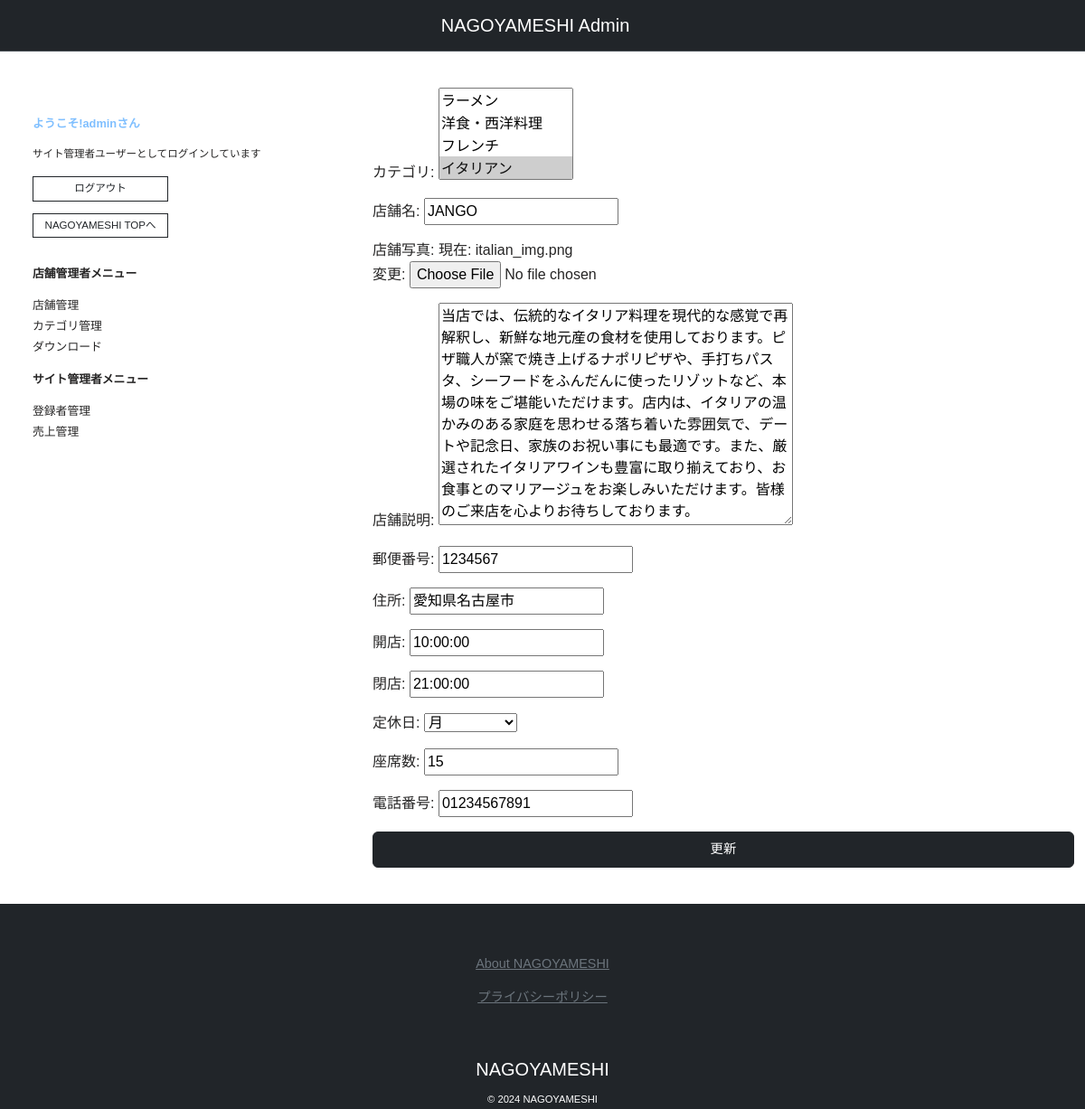
The page /update_restaurant/1 (signed in) on the database its author committed.
### nagoyameshi/models.py (models this page shows, shortened)
class CustomUser(AbstractBaseUser, PermissionsMixin):
    email = models.EmailField(
        _("email address"),
        unique = True
    )
    nickname = models.CharField(
        _("nickname"),
        max_length = 150,
        unique = True,
        help_text = "150文字以内で文字や数字を使うことができます（記号は「@/./+/-/_」のみ使用可能）。" ,
    )
    is_staff = models.BooleanField(
        _("staff status"),
        default = False,
        help_text = _("Designates whether the user can log into this admin site."),
    )
    is_admin = models.BooleanField(
        _("admin status"),
        default = False,
        help_text = _("Designates whether the user can manage restaurant"),
    )
    is_active = models.BooleanField(
        _('active'),
        default = True,
        help_text = _(
            "Designates whether this user should be treated as active. "
            "Unselect this instead of deleting accounts."
        ),
    )
    phone_number = models.CharField(
        _("phone number"),
        max_length = 20,
        blank = True,
    )
    date_joined = models.DateTimeField(
        _("date joined"),
        default = timezone.now
    )
    update_at = models.DateTimeField(
        _("last update"),
        auto_now = True,
    )
    objects = MyUserManager()
    EMAIL_FIELD = "email"
    USERNAME_FIELD = 'email'
    REQUIRED_FIELDS = []
    def get_nickname(self):
        return self.nickname

class Restaurant(models.Model):
    restaurant_category = models.ManyToManyField(
        Category,
        related_name = 'restaurant_categories',
        blank = True,
    )
    restaurant_admin = models.ForeignKey(
        CustomUser,
        on_delete = models.CASCADE,
    )
    restaurant_name = models.CharField(
        _("restaurant name"),
        max_length = 150,
    )
    restaurant_image = models.ImageField(
        _("restaurant image"),
        blank = True,
        default = 'noImage.png',
    )
    description = models.TextField(
        _("description"),
        blank = True,
        null = True,
    )
    postal_code = models.CharField(
        _("postal code"),
        max_length = 30,
    )
    address = models.CharField(
        _("address"),
        max_length = 200,
    )
    opening = models.TimeField(
        _("opening"),
        default = dt.time(00, 00),
    )
    closing = models.TimeField(
        _("closing"),
        default = dt.time(00, 00),
    )
    regular_holiday = models.CharField(
        _("regular holiday"),
        max_length = 20,
        choices = DAY_OF_THE_WEEK,
    )
    seat_number = models.PositiveSmallIntegerField(
        _("seat number"),
        default = 1,
    )
    phone_number = models.CharField(
        _("phone number"),
        max_length = 20,
    )
    create_at = models.DateTimeField(
        _("create at"),
        default = timezone.now
    )
    update_at = models.DateTimeField(
        _("last update"),
        auto_now = True,
    )
    class Meta:
        verbose_name = _("restaurant")
        verbose_name_plural = _("restaurants")

### nagoyameshi/views.py (the view)
# urls.py: path('update_restaurant/<int:restaurant_id>', views.update_restaurant, name='update_restaurant'),
@login_required
def update_restaurant(request, restaurant_id):
    user = CustomUser.objects.get(id=request.user.id)
    if user.is_superuser or user.is_admin:
        restaurant = Restaurant.objects.get(id=restaurant_id)
        form = forms.UpdateRestaurantForm(instance=restaurant)
        if request.method == 'POST':
            form = forms.UpdateRestaurantForm(request.POST, instance=restaurant)
            if form.is_valid():
                form.save()
                return render(request, 'admin_success.html', context={
                        'message': '店舗が更新されました!',
                        'url': reverse('list_managed_restaurant'),
                        'text': '管理店舗一覧',
                    })
            else:
                print(form.errors)
        else:
            return render(request, 'update_restaurant.html', context={
                'form': form,
            })
    else:
        return render(request, 'access_denied.html', context={
                'message': 'このページは管理者専用です。',
                'url': reverse('admin_top'),
                'text': '管理者トップ',
            })

### nagoyameshi/models.py (called while the page is built)
    def __str__(self):
        return self.category_name

### templates/update_restaurant.html (shortened to what this page needs)
{% extends 'base_admin.html' %}
{% load widget_tweaks %}
{% block content %}
<form enctype="multipart/form-data" method="POST">
    {{ form.as_p }}
    <button class="btn btn-dark w-100 py-2" type="submit">更新</button>
</form>
{% endblock content %}

### templates/base_admin.html (shortened to what this page needs)
{% load static %}
<!DOCTYPE html>
<html lang="ja">
    <head>
        <link href="https://cdnjs.cloudflare.com/ajax/libs/font-awesome/5.15.1/css/all.min.css" rel="stylesheet" />
        <link href="https://cdn.jsdelivr.net/npm/bootstrap@5.3.0/dist/css/bootstrap.min.css" rel="stylesheet">
        <link rel="stylesheet" href="{% static 'css/style.css' %}">
    </head>
    <body>
        <header>
            <nav class="navbar bg-dark border-bottom border-bottom-dark justify-content-center" data-bs-theme="dark">
                <a class="navbar-brand" href="{% url 'admin_top' %}">NAGOYAMESHI Admin</a>
            </nav>
        </header>
        <main class="container-fluid">
            <div class="row">
                <div class="col-4">
                    <div class="container wrapper_section">
                        <section id="account">
                            <div class="container">
                                {% if request.user.is_authenticated %}
                                {% if request.user.is_superuser %}
                                <p class="fnt_lightblue bold">ようこそ!{{ request.user.get_nickname }}さん</p>
                                <p class="fnt_sml">サイト管理者ユーザーとしてログインしています</p>
                                <div class="wrapper_btn_col fit_btn">
                                    <a href="{% url 'logout' %}"><button type="button" class="btn btn-outline-dark rounded-0 text-nowrap btn-sm">ログアウト</button></a>
                                    <a href="{% url 'top' %}"><button type="button" class="btn btn-outline-dark rounded-0 text-nowrap btn-sm">NAGOYAMESHI TOPへ</button></a>
                                </div>
                                {% endif %}
                                {% endif %}
                            </div>
                        </section>
                        <section id="userinfo">
                            <div class="container">
                                <p class="bold">店舗管理者メニュー</p>
                                <ul class="ps-0">
                                    <li class="mb-1"><a href="{% url 'list_managed_restaurant' %}">店舗管理</a></li>
                                    <li class="mb-1"><a href="{% url 'list_categories' %}">カテゴリ管理</a></li>
                                    <li class="mb-1"><a href="{% url 'download_as_csv' %}">ダウンロード</a></li>
                                </ul>
                                {% if request.user.is_superuser %}
                                <p class="bold">サイト管理者メニュー</p>
                                <ul class="ps-0">
                                    <li class="mb-1"><a href="{% url 'list_managed_account' %}">登録者管理</a></li>
                                    <li class="mb-1"><a href="{% url 'uriage' %}?y=2024">売上管理</a></li>
                                </ul>
                                {% endif %}
                            </div>
                        </section>
                    </div>
                </div>
                <div class="col-8">
                    {% block content %}
                    {% endblock content %}
                </div>
            </div>
        </main>
        <footer class="text-center bg-dark">
            <ul class="nav justify-content-center d-flex flex-column py-5">
                <li class="nav-item">
                    <a class="nav-link link-secondary fnt_sml under_line" href="{% url 'about' %}">About NAGOYAMESHI</a>
                </li>
                <li class="nav-item">
                    <a class="nav-link link-secondary fnt_sml under_line" href="{% url 'privacy_policy' %}">プライバシーポリシー</a>
                </li>
            </ul>
            <h5 class="fnt_white"><a class="navbar-brand" href="{% url 'top' %}">NAGOYAMESHI</a></h5>
            <small class="fnt_white">&copy; 2024 NAGOYAMESHI</small>
        </footer>
    </body>
</html>

### static/css/style.css (style rules this page uses)
html { font-size: 100%; font-family: 'Hiragino Kaku Gothic Pro', 'Meiryo', sans-serif; }
body { color: #262525; font-family: 'Hiragino Kaku Gothic Pro', 'Meiryo', sans-serif; }
a { text-decoration: none; color: #262525; }
li { list-style: none; }
header { margin-bottom: 40px; }
footer { margin-top: 40px; }
section { margin-top: 30px; font-size: 80%; }
small { font-size: 0.7em; }
.btn { font-size: 0.9em; }
.wrapper_btn_col { display: flex; flex-direction: column; gap: 1em; }
.fit_btn .btn { width: 150px; }
.bold { font-weight: bold; }
.fnt_sml { font-size: 0.9em; }
.fnt_lightblue { color: #7fbfff; }
.fnt_white { color: #fff; }
.under_line { text-decoration: underline; }
.container-fluid { margin-right: auto; margin-left: auto; max-width: 1200px; }

### rows shown on the page
CustomUser: user.get_nickname "admin"
Restaurant: restaurant_name "JANGO", description "当店では、伝統的なイタリア料理を現代的な感覚で再解釈し、新鮮な地元産の食材を使用しております。ピザ職人が窯で焼き上げるナポリピザや、手打ちパスタ、シーフードをふんだんに使ったリゾットなど、本場の味をご堪能いただけます。店内は、イタリアの温かみのある家庭を思わせる落ち着いた雰囲気で、デートや記念日、家族のお祝い事にも最適です。また、厳選されたイタリアワインも豊富に取り揃えており、お食事とのマリアージュをお楽しみいただけます。皆様のご来店を心よりお待ちしております。", postal_code "1234567", address "愛知県名古屋市", opening "10:00:00", closing "21:00:00", regular_holiday "月", seat_number "15", phone_number "01234567891"
